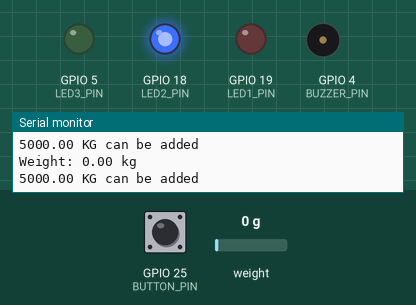
Bench run of a sketch on a simulated ESP32. On the bench: output pins drawn as LEDs (lit = HIGH), buzzer (waves = sounding), the last lines printed to the serial monitor. Inputs (shaded band) come from the test bench; at power-on: weight on the scale 0 g, GPIO 25 (BUTTON_PIN) HIGH. Pins used as bus, display or sensor lines are not drawn.

Above: at 2.8 s.
2.9 s: weight on the scale set to 10 g
4.4 s: weight on the scale set to 14 g
At 5.7 s:
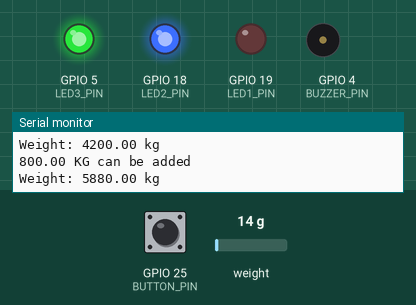
6.5 s: weight on the scale set to 20 g
8.2 s: weight on the scale set to 26 g
At 10.3 s:
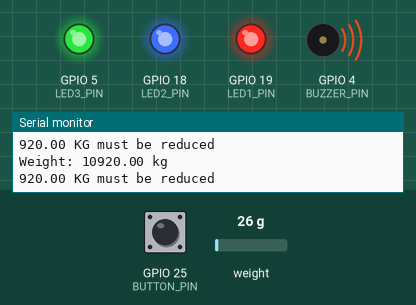
Timing chart, 0 to 14.3 s (numbered marks = the images above; inputs shaded):
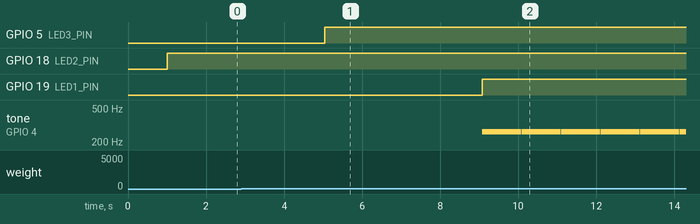

The sketch:

sketch.ino
```cpp
#include <HX711.h>

#define LOADCELL_DOUT_PIN 33
#define LOADCELL_SCK_PIN 32

HX711 scale;

#define LED1_PIN 19
#define LED2_PIN 18
#define LED3_PIN 5
#define BUZZER_PIN 4
#define BUTTON_PIN 25

bool stopReadings = false; // Start readings by default

void setup() {
  pinMode(LED1_PIN, OUTPUT);
  pinMode(LED2_PIN, OUTPUT);
  pinMode(LED3_PIN, OUTPUT);
  pinMode(BUZZER_PIN, OUTPUT);
  pinMode(BUTTON_PIN, INPUT_PULLUP); // Use internal pull-up resistor

  Serial.begin(115200); // Initialize serial communication for debugging
  Serial.println("Scale starting...");

  scale.begin(LOADCELL_DOUT_PIN, LOADCELL_SCK_PIN);
  scale.set_scale();  // Calibrate the scale if needed
}

void loop() {
  float weight = scale.get_units(10);  // Read the weight from the load cell
  Serial.print("Weight: ");
  Serial.print(weight);
  Serial.println(" kg");

  // Check if the button is pressed
  if (digitalRead(BUTTON_PIN) == LOW) {
    // Button is pressed, plot the weight
    Serial.println(weight);
  }

  // Control the LEDs based on the weight
  if (weight > 10000) {
    digitalWrite(LED1_PIN, HIGH);
    digitalWrite(LED2_PIN, HIGH);
    digitalWrite(LED3_PIN, HIGH);
    Serial.print(weight - 10000);
    Serial.println(" KG must be reduced");

    // Activate the buzzer
    digitalWrite(BUZZER_PIN, HIGH);
    tone(BUZZER_PIN, 262, 1000); // Plays 262Hz tone for 0.250 seconds


  } else if (weight < 5000) {
    digitalWrite(LED1_PIN, LOW);
    digitalWrite(LED2_PIN, HIGH);
    digitalWrite(LED3_PIN, LOW);
    Serial.print(5000 - weight);
    Serial.println(" KG can be added");
  } else {
    digitalWrite(LED1_PIN, LOW);
    digitalWrite(LED2_PIN, HIGH);
    digitalWrite(LED3_PIN, HIGH);
  }

  delay(10);
}
```

Measured:
- the behaviour switches between 11 and 12 g on weight on the scale (found by bisection; images 0 and 1)
- the behaviour switches between 23 and 24 g on weight on the scale (found by bisection; images 1 and 2)
- after the input at 4.4 s, GPIO 5 (LED3_PIN): LOW → HIGH after 0.64 s
- after the input at 8.2 s, GPIO 19 (LED1_PIN): LOW → HIGH after 0.88 s; tone on GPIO 4 (BUZZER_PIN): alternates 262 Hz for 1.0 s and silent for 0.01 s, starting after 0.88 s
